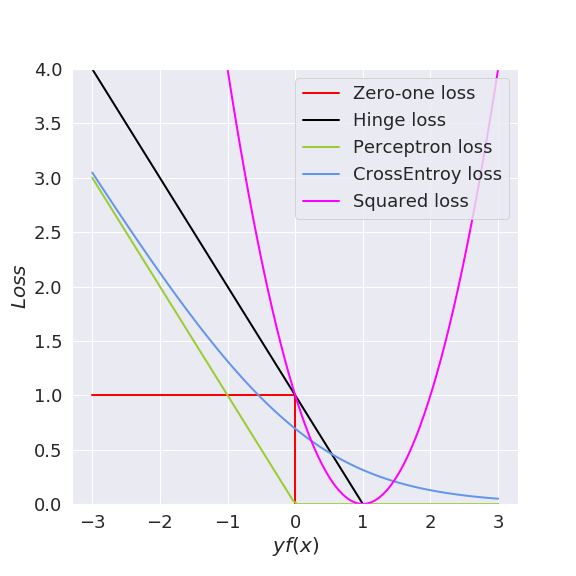

Source code (Python):
import numpy as np
import matplotlib.pyplot as plt

import matplotlib as mpl
import seaborn as sns
plt.close('all')
sns.set()
mpl.rcParams.update({'font.size': 20})
mpl.rc('xtick', labelsize=20) 
mpl.rc('ytick', labelsize=20) 
plt.rcParams['xtick.labelsize']=20
plt.rcParams['ytick.labelsize']=20

SMALL_SIZE = 18
MEDIUM_SIZE = 20
BIGGER_SIZE = 20
plt.rc('font', size=SMALL_SIZE)          # controls default text sizes
plt.rc('axes', titlesize=SMALL_SIZE)     # fontsize of the axes title
plt.rc('axes', labelsize=MEDIUM_SIZE)    # fontsize of the x and y labels
plt.rc('xtick', labelsize=SMALL_SIZE)    # fontsize of the tick labels
plt.rc('ytick', labelsize=SMALL_SIZE)    # fontsize of the tick labels
plt.rc('legend', fontsize=SMALL_SIZE)    # legend fontsize
plt.rc('figure', titlesize=BIGGER_SIZE)  # fontsize of the figure title



xmin, xmax = -3, 3
xx = np.linspace(xmin, xmax, 100)
lw = 2
plt.figure(figsize=(8, 8))
plt.plot([xmin, 0, 0, xmax], [1, 1, 0, 0], color='red', lw=lw,
         label="Zero-one loss")
plt.plot(xx, np.where(xx < 1, 1 - xx, 0), color='black', lw=lw,
         label="Hinge loss")
plt.plot(xx, -np.minimum(xx, 0), color='yellowgreen', lw=lw,
         label="Perceptron loss")
plt.plot(xx, np.log(1 + np.exp(-xx)), color='cornflowerblue', lw=lw,
         label="CrossEntroy loss")
plt.plot(xx, np.square(1 - xx), color='magenta', lw=lw,
         label="Squared loss")
plt.ylim((0, 4))
plt.legend(loc="upper right")
plt.xlabel(r"$yf(x)$")
plt.ylabel("$Loss$")
plt.show()
